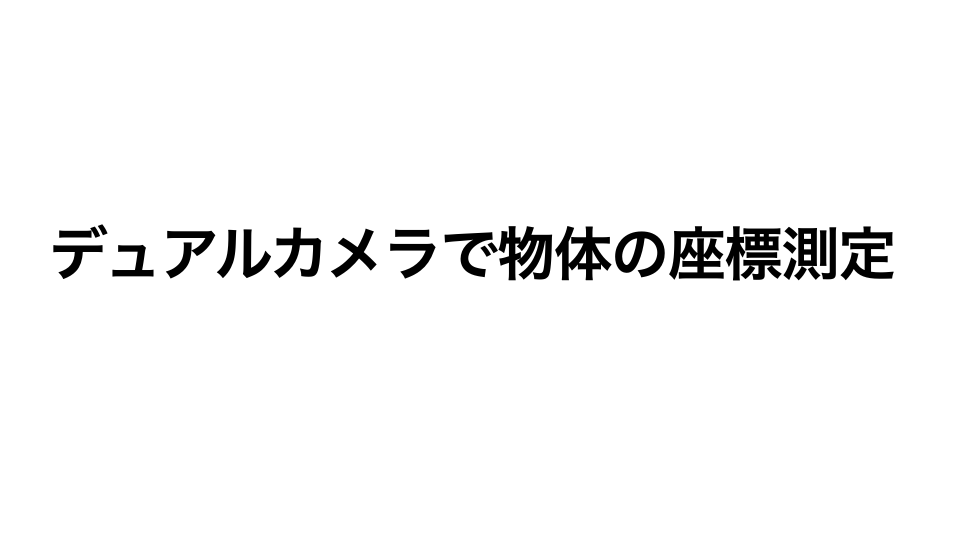
#> input picture example_OpenCV/001.png, 1920 x 1080 px, given in place of the camera (shown at 1/2 size)
$ python estimate_position_track.py
#> lines starting #> are read from the running program, lines starting #| are printed output that depends on the picture; after the words box and inside, x2 and y2 are one past the last pixel; in counts of white or black regions, pixels touching at a corner belong together
### example_OpenCV/lab_lib.py
import numpy as np
import cv2
import math


def configure_camera_resolution(cap, width, height):
    """
    カメラの解像度を設定する関数

    Parameters:
    cap (cv2.VideoCapture): カメラのVideoCaptureオブジェクト
    width (int): 設定したいフレームの横幅
    height (int): 設定したいフレームの高さ
    """
    # 解像度を設定
    cap.set(cv2.CAP_PROP_FRAME_WIDTH, width)
    cap.set(cv2.CAP_PROP_FRAME_HEIGHT, height)

def capture_and_split_frames(cap):
    ret, frame = cap.read()
    if not ret:
        return None, None
    height, width = frame.shape[:2]
    L_frame = frame[:, :width // 2]
    R_frame = frame[:, width // 2:]
    return ret, R_frame, L_frame

def adjust_hue_bounds(hue, range_val):
    lower_hue = (hue - range_val) % 180
    upper_hue = (hue + range_val) % 180
    if lower_hue > upper_hue:
        return [(0, upper_hue), (lower_hue, 179)]
    return [(lower_hue, upper_hue)]

def find_available_cameras(max_range=5):
    available_cameras = [i for i in range(max_range) if cv2.VideoCapture(i).isOpened()]
    for i in available_cameras:
        cv2.VideoCapture(i).release()
    return available_cameras

def create_mask(hsv_frame, hue_bounds, HSV_vec, range_vec):
    lower_bound1 = np.array([hue_bounds[0][0], HSV_vec[1] - range_vec[1], HSV_vec[2] - range_vec[2]])
    upper_bound1 = np.array([hue_bounds[0][1], HSV_vec[1] + range_vec[1], HSV_vec[2] + range_vec[2]])
    mask1 = cv2.inRange(hsv_frame, lower_bound1, upper_bound1)

    if len(hue_bounds) == 2:
        lower_bound2 = np.array([hue_bounds[1][0], HSV_vec[1] - range_vec[1], HSV_vec[2] - range_vec[2]])
        upper_bound2 = np.array([hue_bounds[1][1], HSV_vec[1] + range_vec[1], HSV_vec[2] + range_vec[2]])
        mask2 = cv2.inRange(hsv_frame, lower_bound2, upper_bound2)
        return mask1 | mask2
    return mask1

def extract_centroids(contours, area_threshold, max_objects):
    centroids = [(int(M["m10"] / M["m00"]), int(M["m01"] / M["m00"])) for c in contours if (M := cv2.moments(c))["m00"] != 0 and cv2.contourArea(c) > area_threshold]
    return sorted(centroids, key=lambda x: x[1], reverse=True)[:max_objects]

# [4 lines left out: function draw_centroids, not called in this run]

def getEstimatedPosition(p,q,f=1.8, b=60., Ry=1280., Rz=720.,HFOV=120., aspect_ratio=16./9.):
    # この変換は，ピンホールカメラモデルを仮定して，カメラの後ろ側にある面に投影された光源の位置を計算するものである．
    # カメラを前から見て，左下が原点で，右がx軸の正方向，上がy軸の正方向，手前がz軸の正方向となるような座標系を仮定している．
    [py,pz] = p
    [qy,qz] = q
    eps = 1e-20
    v1x = (b * Ry)/(2 * math.tan(HFOV/180. * math.pi / 2.) * (-py + qy + eps))
    v1y = (2*b*py - b*Ry)/(2*py - 2*qy + eps)
    v1z = (b * Ry * (pz + qz - Rz))/(2 *aspect_ratio* (py - qy + eps) *Rz)
    return np.array([v1x, v1y, v1z])

# ---------------------------------------------------------------------------- #


# [4 lines left out: function gamma_correction, not called in this run]

def process_mask(mask):
    # Define kernels
    # kernel_open = cv2.getStructuringElement(cv2.MORPH_ELLIPSE, (10, 10))
    # kernel_close = cv2.getStructuringElement(cv2.MORPH_RECT, (20, 20))

    kernel_open = cv2.getStructuringElement(cv2.MORPH_ELLIPSE, (5, 5))
    kernel_close = cv2.getStructuringElement(cv2.MORPH_RECT, (10, 10))

    # Apply morphological operations
    mask = cv2.morphologyEx(mask, cv2.MORPH_OPEN, kernel_open)
    mask = cv2.morphologyEx(mask, cv2.MORPH_CLOSE, kernel_close)
    return mask

# [11 lines left out: function equalize_histogram_color_image, not called in this run]


def extract_color_and_find_centroids(frame, HSV_vec, range_vec, area_threshold, max_num_objects):
    # frame = gamma_correction(frame, gamma=1.5)
    # frame = equalize_histogram_color_image(frame)

    hsv_frame = cv2.cvtColor(frame, cv2.COLOR_BGR2HSV)
    hue_bounds = adjust_hue_bounds(HSV_vec[0], range_vec[0])
    mask = create_mask(hsv_frame, hue_bounds, HSV_vec, range_vec)
    mask = process_mask(mask)
    contours, _ = cv2.findContours(mask, cv2.RETR_EXTERNAL, cv2.CHAIN_APPROX_SIMPLE)

    # # contoursを面積順に並べ替える
    # contours = sorted(contours, key=cv2.contourArea, reverse=True)
    # Filter contours by area and shape

    centroids = []
    centroids_sum = []
    for contour in contours:
        if cv2.contourArea(contour) >= area_threshold:
            M = cv2.moments(contour)
            if M["m00"] != 0:
                cX = int(M["m10"] / M["m00"])
                cY = int(M["m01"] / M["m00"])
                centroids.append((cX, cY))
                centroids_sum.append(cX + cY)
            if len(centroids) >= max_num_objects:
                break

    def centroids_sum(centroid):
        return centroid[0] + centroid[1]

    # 関数としてcentroids_sumを使用
    centroids = sorted(centroids, key=centroids_sum)

    return frame, mask, hsv_frame, centroids

### example_OpenCV/estimate_position_track.py
'''DOC_EXTRACT 0_1_0

# 座標推定

## 概要

<img src="001.png" width="50%">
<hr>
<img src="002.png" width="50%">
<hr>
<img src="003.png" width="50%">
<hr>
<img src="004.png" width="50%">
<hr>
<img src="005.png" width="50%">
<hr>
<img src="006.png" width="50%">
<hr>
<img src="007.png" width="50%">
<hr>
<img src="008.png" width="50%">
<hr>
<img src="009.png" width="50%">
<hr>
<img src="010.png" width="50%">
<hr>
<img src="011.png" width="50%">
<hr>
<img src="012.png" width="50%">

このようなわけで，下のようにプログラムすると，点の座標を推定することができる．

```python
def getEstimatedPosition(p,q,f=1.8, b=60., Ry=1280., Rz=720.,HFOV=120., aspect_ratio=16./9.):
    #この変換は，ピンホールカメラモデルを仮定して，カメラの後ろ側にある面に投影された光源の位置を計算するものである．
    #カメラを前から見て，左下が原点で，右がx軸の正方向，上がy軸の正方向，手前がz軸の正方向となるような座標系を仮定している．
    [py,pz] = p
    [qy,qz] = q
    eps = 10.**-20
    v1x = (b * Ry)/(2 * math.tan(HFOV/180. * math.pi / 2.) * (-py + qy + eps))
    v1y = (2*b*py - b*Ry)/(2*py - 2*qy + eps)
    v1z = (b * Ry * (pz + qz - Rz))/(2 *aspect_ratio* (py - qy + eps) *Rz)
    return np.array([v1x, v1y, v1z])
```

## 実装

実現したいこと：

- 指定した数の点を検出し，３次元座標を推定する．
- その点の座標にラベルを付け，座標を追跡する．
- 見失った点がある場合は，どのラベルの点が消えたかを判断できるようにする．

1. 初期状態で指定した数の点を検出し，ラベルを付ける．
    ラベルは，左下を原点として，右がx軸の正方向，上がy軸の正方向として，座標の和が小さいものから順に1,2,3,...とする．
2. 大幅に点が移動することはないものとし，次のフレームでは，前のフレームの点との距離が最小となるようにラベルを付ける．(最小値を見つける際に，見失った点の座標は，前のフレームの座標とする．)

### `extract_color_and_find_centroids(frame, HSV_vec, range_vec, area_threshold, max_num_objects)`

* `frame` : カメラからのフレーム
* `HSV_vec` : 抽出したい色のHSV値
* `range_vec` : 抽出したい色の範囲
* `area_threshold` : 抽出される面積の最小値
* `max_num_objects` : 抽出する最大のオブジェクト数

```python
def extract_color_and_find_centroids(frame, HSV_vec, range_vec, area_threshold, max_num_objects):
    hsv_frame = cv2.cvtColor(frame, cv2.COLOR_BGR2HSV)
    hue_bounds = adjust_hue_bounds(HSV_vec[0], range_vec[0])
    mask = create_mask(hsv_frame, hue_bounds, HSV_vec, range_vec)
    mask = process_mask(mask)
    contours, _ = cv2.findContours(mask, cv2.RETR_EXTERNAL, cv2.CHAIN_APPROX_SIMPLE)

    centroids = []
    centroids_sum = []
    for contour in contours:
        if cv2.contourArea(contour) >= area_threshold:
            M = cv2.moments(contour)
            if M["m00"] != 0:
                cX = int(M["m10"] / M["m00"])
                cY = int(M["m01"] / M["m00"])
                centroids.append((cX, cY))
                centroids_sum.append(cX + cY)
            if len(centroids) >= max_num_objects:
                break

    def centroids_sum(centroid):
        return centroid[0] + centroid[1]

    return frame, mask, hsv_frame, sorted(centroids, key=centroids_sum)
```

**最終的に返される，`centroids`の順番，インデックスこそがラベルである．**


'''

import cv2
import numpy as np
import time
from lab_lib import configure_camera_resolution, find_available_cameras, extract_color_and_find_centroids, capture_and_split_frames, getEstimatedPosition
from itertools import permutations

WIDTH = 1920
WIDTH2 = WIDTH * 2
HEIGHT = 1080

def put_text(frame, text, z):
    cv2.rectangle(frame, (0, z-40), (600, z), (0, 0, 0), cv2.FILLED)
    cv2.putText(frame, text, (0, z-5), cv2.FONT_HERSHEY_SIMPLEX, 0.7, (0, 255, 0), 2)

def display_centroids_and_positions(R_frame, L_frame, R_centroids, L_centroids):
    colors = [(0, 255, 0), (0, 0, 255), (255, 0, 0), (255, 255, 0), (0, 255, 255)]
    for i in range(len(L_centroids)):
        if len(R_centroids) > i:
            v1 = getEstimatedPosition(R_centroids[i], L_centroids[i], f=1.8, b=60., Ry=WIDTH, Rz=HEIGHT, HFOV=120., aspect_ratio=16./9.)
            put_text(R_frame, f"Position: [{v1[0]:.0f}, {v1[1]:.0f}, {v1[2]:.0f}]", 120+40*i)
            color = colors[i % len(colors)]
            cv2.circle(R_frame, R_centroids[i], 5, color, -1)
            cv2.circle(L_frame, L_centroids[i], 5, color, -1)

class timer:
    def __init__(self):
        self.prev_time = time.time()

    def elapsed_time(self):
        current_time = time.time()
        elapsed_time = current_time - self.prev_time
        self.prev_time = current_time
        return elapsed_time

L_points_xyz = []
R_points_xyz = []

def capture_camera_frames(max_frames, camera_index, HSV_vec, range_vec, area_threshold, max_num_objects, desired_fps):
    global L_points_xyz, R_points_xyz
    cap = cv2.VideoCapture(camera_index)
    if not cap.isOpened():
        print(f"Error: Could not open camera with index {camera_index}.")
        return

    configure_camera_resolution(cap, WIDTH2, HEIGHT)

    tm = timer()
    frame_count = 0

    mouse_x, mouse_y = -1, -1
    def onMouse(event, x, y, flags, param):
        nonlocal mouse_x, mouse_y
        if event == cv2.EVENT_MOUSEMOVE:
            mouse_x, mouse_y = x, y

    cv2.namedWindow('Combined Frame')
    cv2.setMouseCallback('Combined Frame', onMouse)

    while frame_count < max_frames:
        ret, R_frame, L_frame = capture_and_split_frames(cap)
        if not ret:
            print("Error: Could not read frame.")
            break

        '''
        `L_centroids`と`R_centroids`は，それぞれ左右のカメラから検出された点の座標を格納するリストである．
        '''

        L_frame, L_mask, hsv_L_frame, L_centroids = extract_color_and_find_centroids(L_frame, HSV_vec, range_vec, area_threshold, max_num_objects)
        R_frame, R_mask, hsv_R_frame, R_centroids = extract_color_and_find_centroids(R_frame, HSV_vec, range_vec, area_threshold, max_num_objects)

        def sort_centroids(L_points_xyz, L_centroids):
            if max_num_objects - len(L_centroids) > 0:
                for _ in range(max_num_objects - len(L_centroids)):
                    L_centroids.append((0, 0))
            i = 0
            sum = 0
            min_sum = 100000
            sums = []
            optimal_centroids = []
            for centroids in list(permutations(L_centroids)):
                for xy in centroids:
                    # calculte the distance between the points
                    sum += abs(L_points_xyz[i][0] - xy[0]) + abs(L_points_xyz[i][1] - xy[1])
                    i += 1
                sums.append(sum)
                if sum < min_sum:
                    min_sum = sum
                    optimal_centroids = centroids
                sum = 0
                i = 0

            if frame_count % 10 == 0:
                print("sort_centroids")
                print(sums)
                print(min_sum)

            return optimal_centroids

        L_centroids = L_points_xyz = sort_centroids(L_points_xyz, L_centroids)
        R_centroids = R_points_xyz = sort_centroids(R_points_xyz, R_centroids)

        def sort_Rcentroids(L_centroids, R_centroids):
            i = 0
            sum = 0
            min_sum = 100000
            sums = []
            optimal_centroids = []
            for centroids in list(permutations(R_centroids)):
                for xy in centroids:
                    sum += abs(L_centroids[i][0] - xy[0]) + abs(L_centroids[i][1] - xy[1])
                    i += 1
                sums.append(sum)
                if sum < min_sum:
                    min_sum = sum
                    optimal_centroids = centroids
                sum = 0
                i = 0

            if frame_count % 10 == 0:
                print("sort_Rcentroids")
                print(sums)
                print(min_sum)


            return optimal_centroids

        R_centroids = R_points_xyz = sort_Rcentroids(L_centroids, R_centroids)

        '''
        過去の並びに対して，差の絶対値が，最小となる組み合わせを探し，そのインデックスをラベルとする．
        '''

        display_centroids_and_positions(R_frame, L_frame, R_centroids, L_centroids)

        if mouse_x >= 0 and mouse_y >= 0 and mouse_x < hsv_R_frame.shape[1] and mouse_y < hsv_R_frame.shape[0]:
            hsv_value = hsv_R_frame[mouse_y, mouse_x]
            put_text(R_frame, f"FPS: {fps:.2f}, HSV: ({hsv_value[0]}, {hsv_value[1]}, {hsv_value[2]})", 40)
            put_text(R_frame, f"pixel: ({mouse_x}/{R_frame.shape[1]}, {mouse_y}/{R_frame.shape[0]})", 80)

        if mouse_x > HEIGHT and mouse_y > 0 and mouse_x-HEIGHT < hsv_L_frame.shape[1] and mouse_y < hsv_L_frame.shape[0]:
            hsv_value = hsv_L_frame[mouse_y, mouse_x-HEIGHT]
            put_text(L_frame, f"pixel: ({mouse_x-HEIGHT}/{L_frame.shape[1]}, {mouse_y}/{L_frame.shape[0]})", 80)

        if frame_count % 10 == 0:
            elapsed_time = tm.elapsed_time()
            fps = 10. / elapsed_time

        frame_count += 1
        combined_frame = np.hstack((np.vstack((R_frame, cv2.cvtColor(R_mask, cv2.COLOR_GRAY2BGR))),
                                    np.vstack((L_frame, cv2.cvtColor(L_mask, cv2.COLOR_GRAY2BGR)))))
        cv2.imshow('Combined Frame', combined_frame)

        if cv2.waitKey(1) & 0xFF == ord('q'):
            break

    cap.release()
    cv2.destroyAllWindows()

if __name__ == "__main__":
    cameras = find_available_cameras()

    max_num_objects = 2
    for _ in range(max_num_objects):
        L_points_xyz.append((0, 0))
        R_points_xyz.append((0, 0))

    if cameras:
        capture_camera_frames(
            max_frames=10000,
            camera_index=cameras[0],
            HSV_vec=[0, 150, 210],
            range_vec=[6, 60, 50],
            area_threshold=2,
            max_num_objects=max_num_objects,
            desired_fps=30
        )
#> in capture_and_split_frames, frame is the input picture: shape (1080, 1920, 3); min 0, max 255, mean 246.6
#> in capture_and_split_frames, `L_frame = frame[:, :width // 2]`:
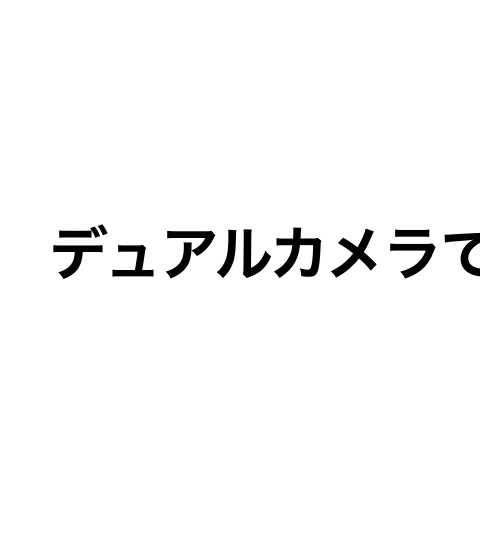
#> L_frame: shape (1080, 960, 3) (shown at 1/2 size); min 0, max 255, mean 248.8
#> in capture_and_split_frames, `R_frame = frame[:, width // 2:]`:
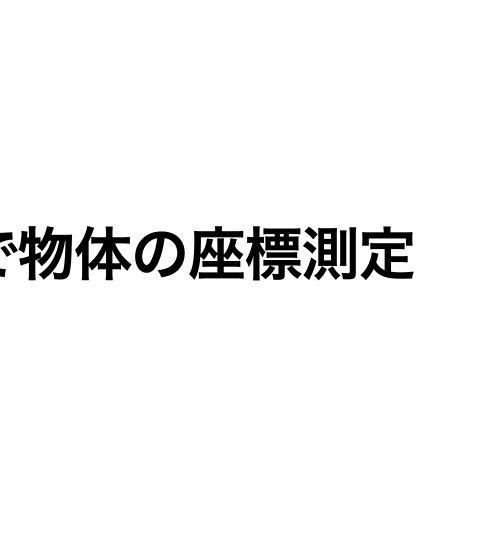
#> R_frame: shape (1080, 960, 3) (shown at 1/2 size); min 0, max 255, mean 244.3
#> in capture_camera_frames, `ret, R_frame, L_frame = capture_and_split_frames(cap)`: ret = True
#> in extract_color_and_find_centroids, `hsv_frame = cv2.cvtColor(frame, cv2.COLOR_BGR2HSV)`: hsv_frame: shape (1080, 960, 3); mean H, S, V 0, 0, 248.8
#> in create_mask, `mask1 = cv2.inRange(hsv_frame, lower_bound1, upper_bound1)`: mask1: shape (1080, 960); every value is 0
#> in extract_color_and_find_centroids, `contours, _ = cv2.findContours(mask, cv2.RETR_EXTERNAL, cv2.CHAIN_APPR..`: contours = []
#> in extract_color_and_find_centroids (call 2), `hsv_frame = cv2.cvtColor(frame, cv2.COLOR_BGR2HSV)`: hsv_frame: shape (1080, 960, 3); mean H, S, V 0, 0, 244.3
#> the loop in sort_centroids, `for _ in range(max_num_objects - len(L_centroids)):` made 2 passes
#> after the loop in sort_centroids, `for _ in range(max_num_objects - len(L_centroids)):`: L_centroids = [(0, 0), (0, 0)]
#> the loop in sort_centroids, `for centroids in list(permutations(L_centroids)):` made 2 passes
#> (min_sum, optimal_centroids, sum, i) on pass 1: (0, ((0, 0), (0, 0)), 0, 0)
#> (centroids, sum, i) on pass 2: (((0, 0), (0, 0)), 0, 0)
#> after the loop in sort_centroids, `for centroids in list(permutations(L_centroids)):`: min_sum = 0; sums = [0, 0]
#| [0, 0]
#| 0
#> in capture_camera_frames, `L_centroids = L_points_xyz = sort_centroids(L_points_xyz, L_centroids)`: L_centroids = ((0, 0), (0, 0))
#> the loop in sort_centroids (call 2), `for _ in range(max_num_objects - len(L_centroids)):` made 2 passes
#> the loop in sort_centroids (call 2), `for centroids in list(permutations(L_centroids)):` made 2 passes
#| [0, 0]
#| 0
#> the loop in sort_Rcentroids, `for centroids in list(permutations(R_centroids)):` made 2 passes
#> after the loop in sort_Rcentroids, `for centroids in list(permutations(R_centroids)):`: min_sum = 0; sums = [0, 0]
#| [0, 0]
#| 0
#> the loop in display_centroids_and_positions, `for i in range(len(L_centroids)):` made 2 passes
#> (py in getEstimatedPosition, pz in getEstimatedPosition, qy in getEstimatedPosition, qz in getEstimatedPosition, eps in getEstimatedPosition, v1, color) on passes 1 to 2: (0, 0, 0, 0, 1e-20, [3.33e+24, -1.15e+25, -3.24e+24], (0, 255, 0)), (0, 0, 0, 0, 1e-20, [3.33e+24, -1.15e+25, -3.24e+24], (0, 0, 255))
#> after the loop in display_centroids_and_positions, `for i in range(len(L_centroids)):`:
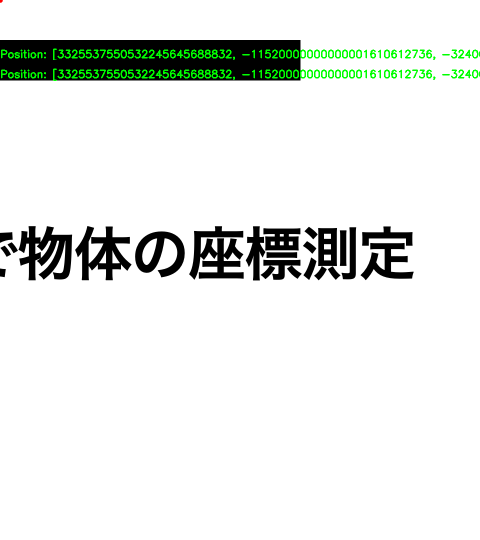
#> R_frame: shape (1080, 960, 3) (shown at 1/2 size); 5.21% of pixels changed, all inside (x1, y1, x2, y2) = (0, 0, 960, 162)
#> in capture_camera_frames, `combined_frame = np.hstack((np.vstack((R_frame, cv2.cvtColor(R_mask, c..`:
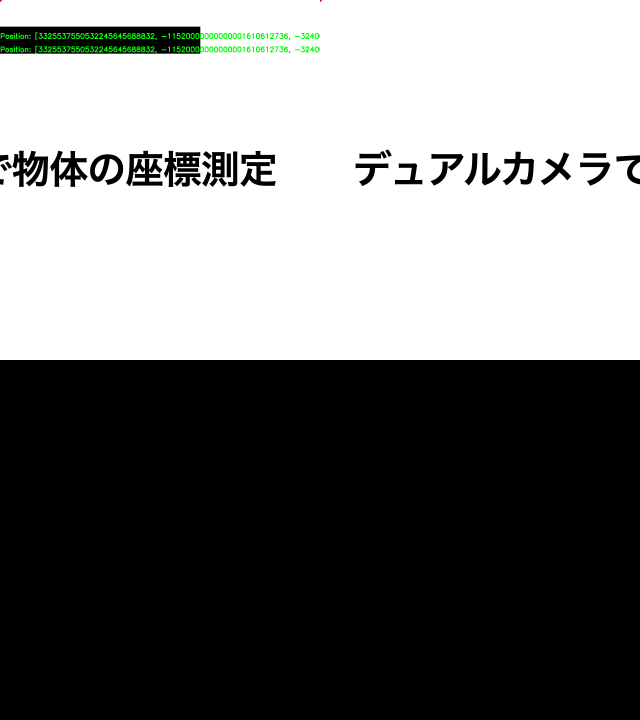
#> combined_frame: shape (2160, 1920, 3) (shown at 1/3 size); mean B, G, R 120, 120.8, 120
#> (key q is pressed here)

        # [9 lines of commented-out code are left out]

    else:
        print("Error: No cameras available.")
